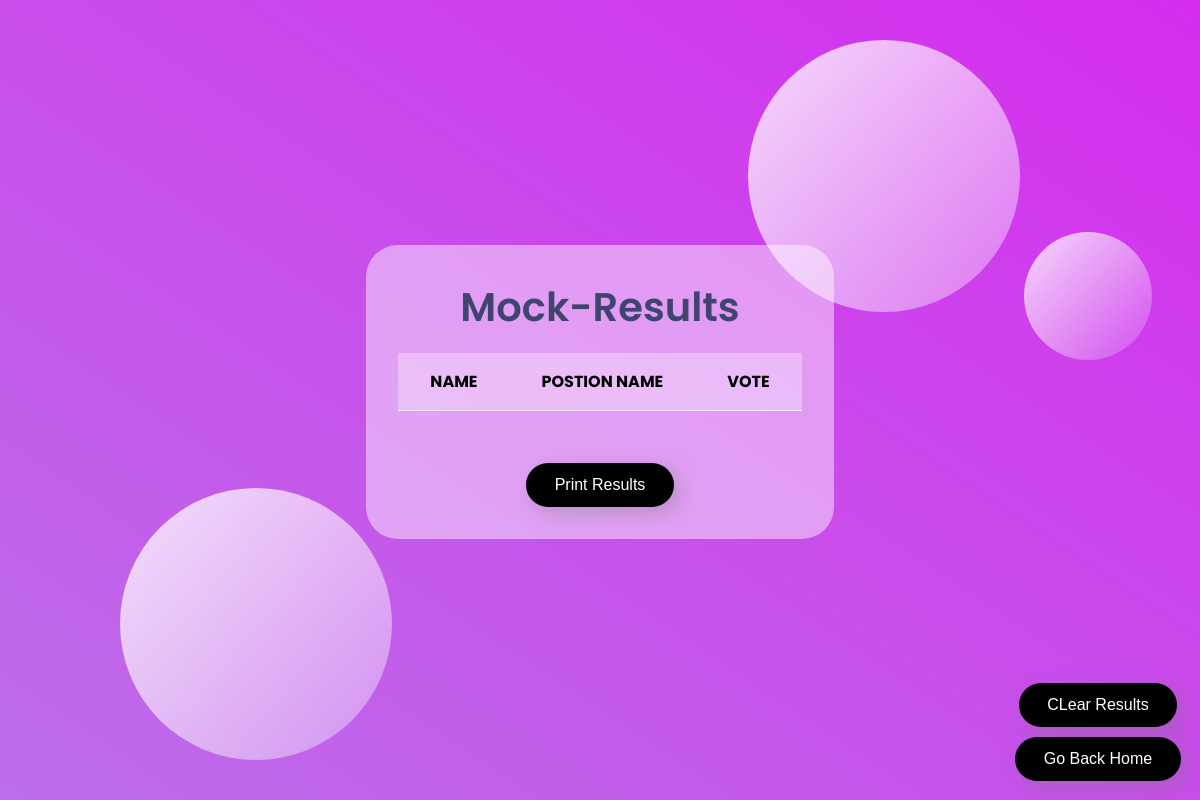
/mock_results/ (signed in), run on an earlier commit of the app's database.
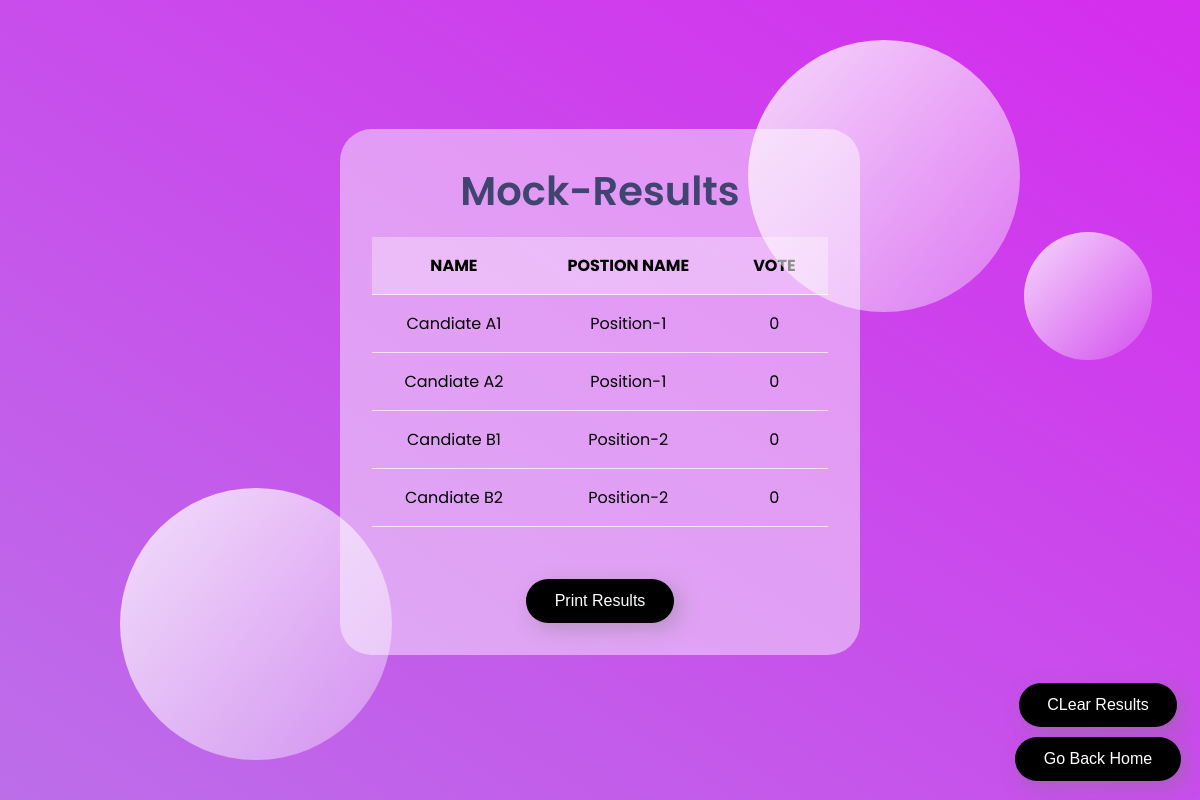
And on a later commit of the database.
### po/models.py (models this page shows)
class Mock(models.Model):
    name = models.CharField(max_length=80)
    position = models.ForeignKey(Mock_Positions, on_delete=models.CASCADE)
    image = models.ImageField(upload_to ='static/', height_field=None, width_field=None)
    votes = models.IntegerField(default=0)
    def __str__(self):
        return self.name
    class Meta:
        verbose_name_plural = "Table Mock Poll"

class Mock_Positions(models.Model):
    name = models.CharField(max_length=80)
    priority = models.IntegerField(unique=True)
    def __str__(self):
        return self.name
    class Meta:
        verbose_name_plural = "Table Mock Position"

### po/views.py (the view)
# urls.py: path("mock_results/", views.mock_results, name='mock_results'),
def mock_results(request):
    if request.user.is_authenticated:
        mock = Mock.objects.all()
        position = Mock_Positions.objects.all().order_by('priority')
        print(mock)
        print(position)
        return render(request, 'mock_results.html',{'candidates': mock,'positions':position})
    else:
        return redirect('login')

### templates/mock_results.html (shortened to what this page needs)
{% extends 'base.html' %}
{% load static %}
{% block content %}
</head>
<body>
<main>
    <div class="table-section">
        <div class="header-result">
            <h1 class="mock-res-he">Mock-Results</h1>
        </div>
        <div id="print-content">
          <table id="table">
            <tr class="header-row">
              <th class="header-item items">NAME</th>
              <th class="header-item items">POSTION NAME</th>
              <th class="header-item items" style="padding-left: 2rem;">VOTE</th>
            </tr>
            {% for posi in positions %}
                    {% for candidate in candidates  %}
                        {% if candidate.position == posi %}
                            <tr class="table-rows">
                            <td class="items">{{candidate.name}}</td>
                            <td class="items">{{candidate.position}}</td>
                            <td class="items icon">{{candidate.votes}}</td>
                            </tr>
                        {% endif %}
                    {% endfor %}
            {% endfor %}
          </table>
        </div>
        <div class="print_me">
            <button onclick="printDiv('print-content')" style="margin-top: 20px" class="btnn"> Print Results </button>
        </div>
       </div>
</main>
<div class="circle1"></div>
<div class="circle2"></div>
<div class="circle3"></div>
<div class="mock_xtra_btn">
    <div class="mock-clr">
        <a href="/mock_clear"><button  class="btnn">CLear Results</button></a>
    </div>
    <div class="mock-back">
        <a href="/preciding_officer"><button class="btnn">Go Back Home</button></a>
    </div>
</div>
{% endblock content %}

What changed in the data, as far as the page shows it:
added Mock: name "Candiate A1", position "Position-1", votes "0"
added Mock: name "Candiate A2", position "Position-1", votes "0"
added Mock: name "Candiate B1", position "Position-2", votes "0"
added Mock: name "Candiate B2", position "Position-2", votes "0"
